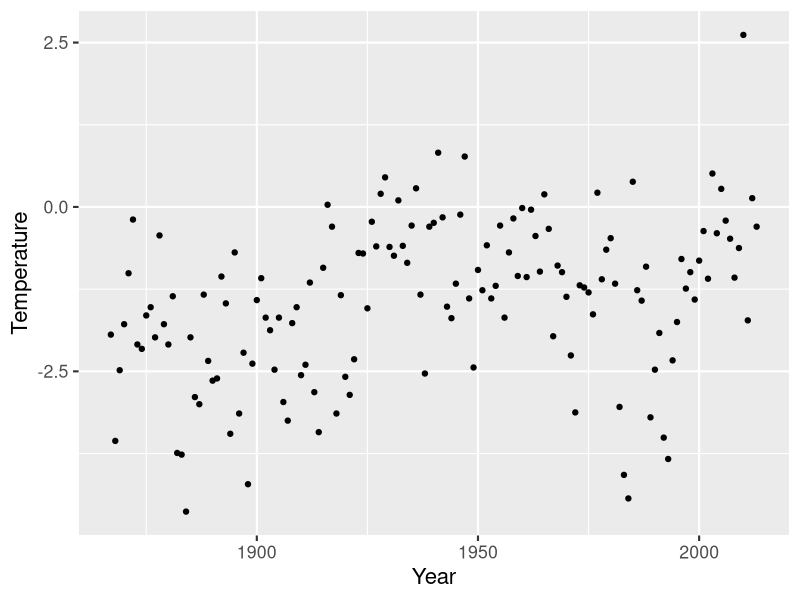
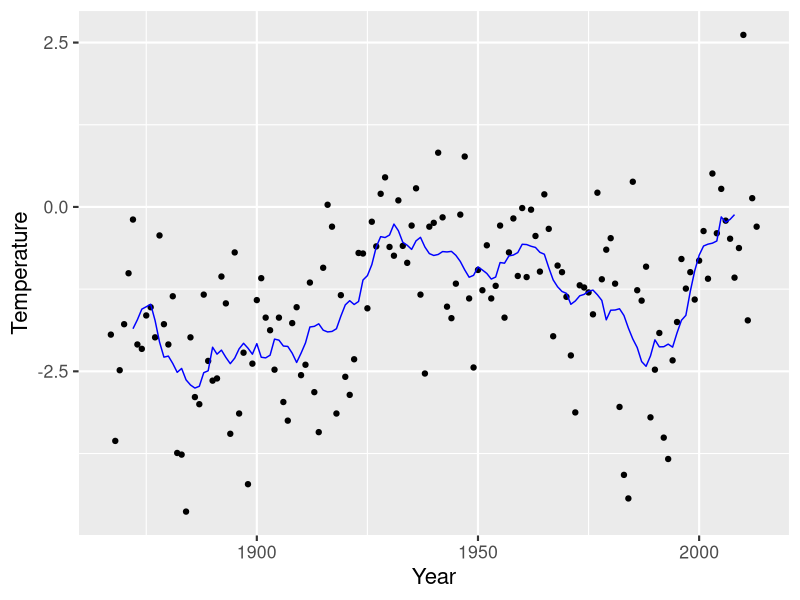
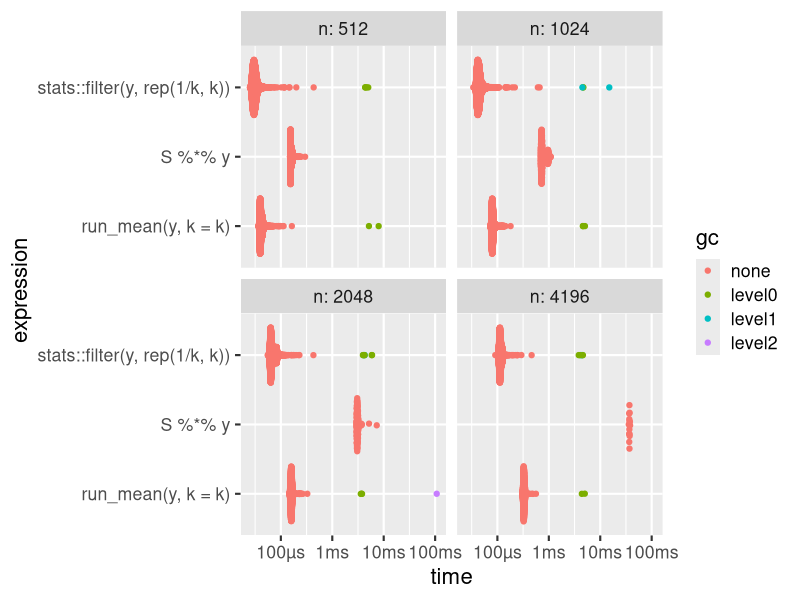
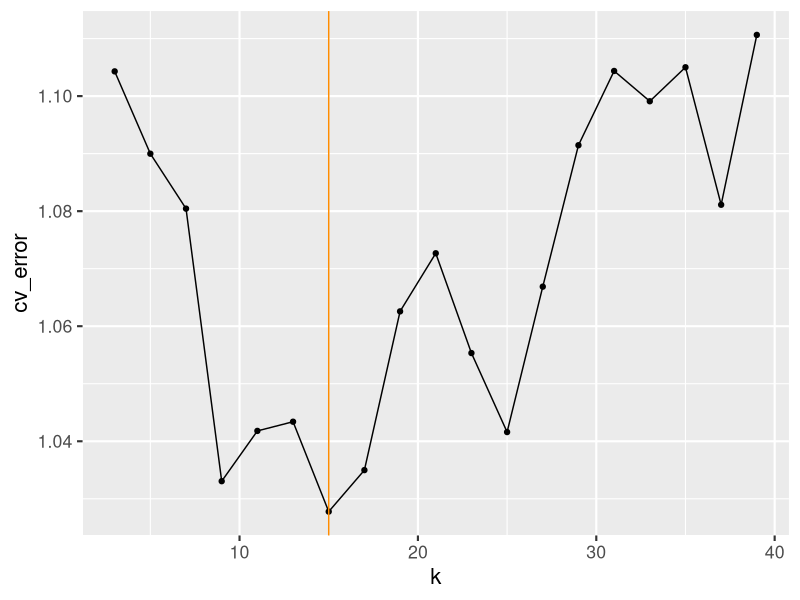
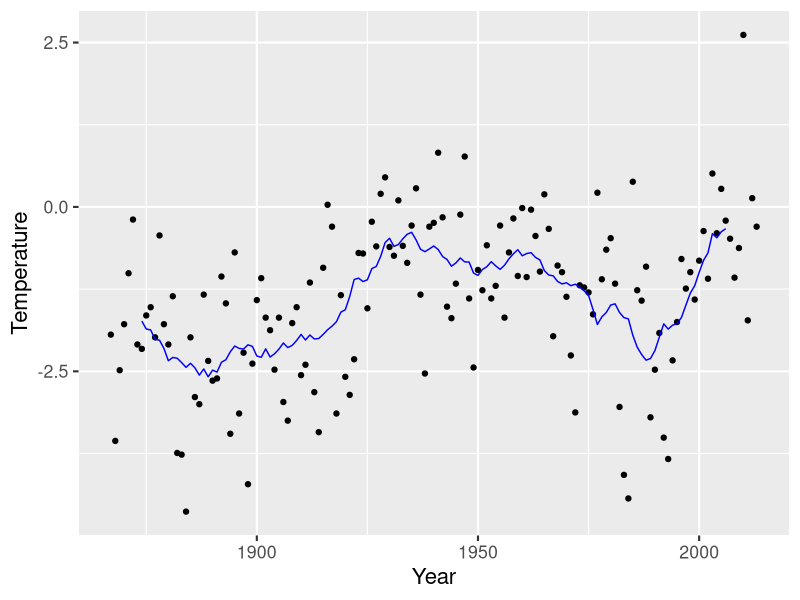
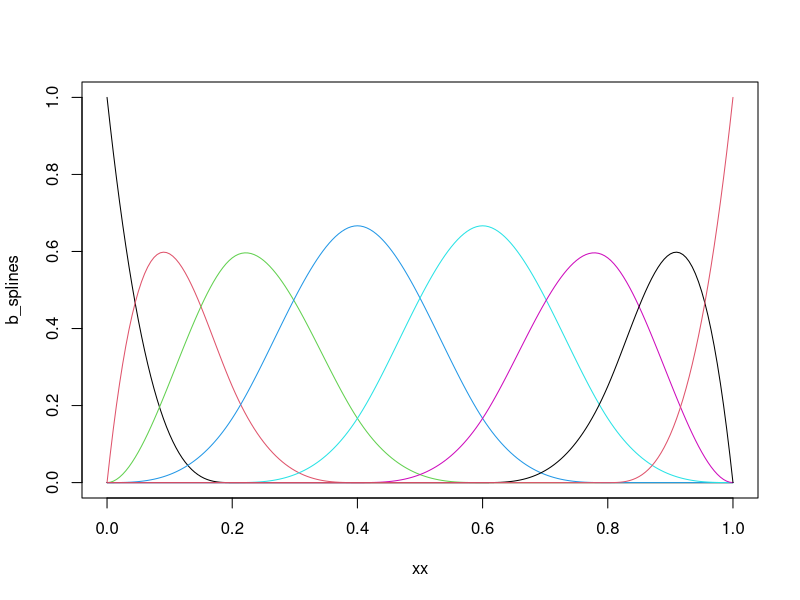
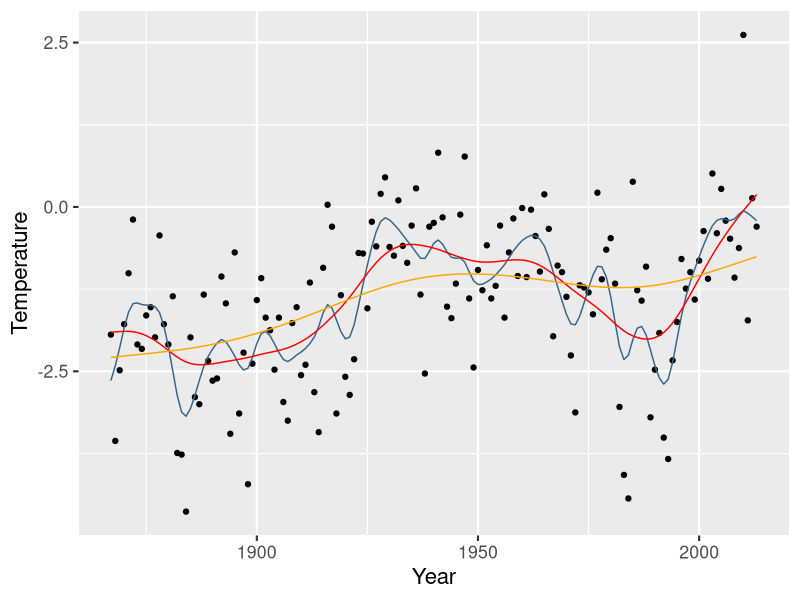
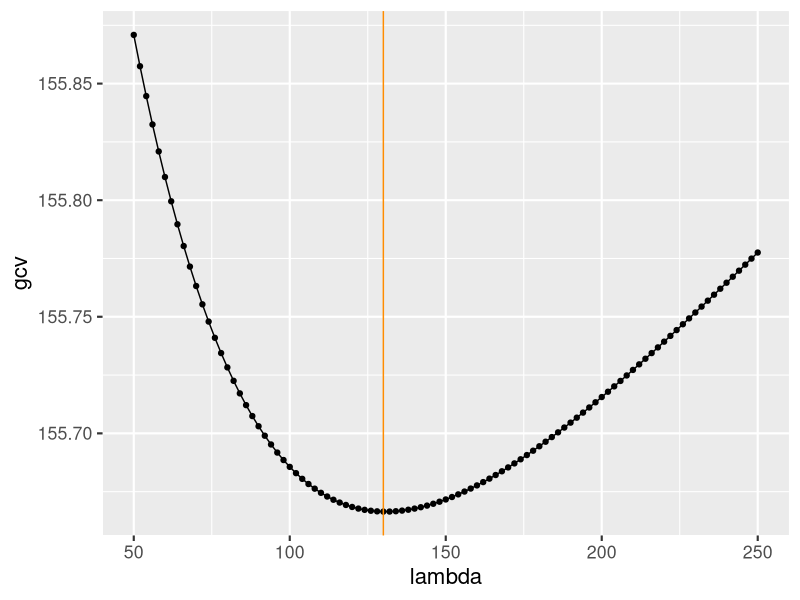

R code for these plots, in order:
## ---- chunk 1
knitr::knit_hooks$set(crop = knitr::hook_pdfcrop)

knitr::opts_chunk$set(
  fig.width = 7,
  fig.height = 4,
  fig.retina = 3,
  fig.align = "center",
  cache = FALSE,
  autodep = TRUE,
  dev.args = list(pointsize = 16),
  crop = TRUE
)

library(tidyverse)
theme_set(theme_grey(base_size = 16))
## ---- chunk 2
nuuk <- read_table(
  "data/nuuk.dat.txt",
  col_names = c("Year", 1:12),
  na = "-999",
  skip = 1
) |>
  gather(key = "Month", value = "Temperature", -Year, convert = TRUE) |>
  mutate(Temperature = Temperature / 10) |>
  filter(Year > 1866)

nuuk_year <- group_by(nuuk, Year) %>%
  summarise(
    Temperature = mean(Temperature),
    Median = median(Temperature),
    High = max(Temperature),
    Low = min(Temperature)
  )
n <- nrow(nuuk_year)
## ---- chunk 3
library(tidyverse)

p <- ggplot(nuuk_year, aes(Year, Temperature)) +
  geom_point()
p
## ---- chunk 4
run_mean_naive <- function(y, k) {
  n <- length(y)
  m <- (k - 1) / 2
  y <- y / k
  s <- rep(NA, n)

  for (i in (m + 1):(n - m - 1)) {
    s[i] <- mean(y[(i - m):(i + m)])
  }

  s
}
## ---- chunk 5
run_mean <- function(y, k) {
  n <- length(y)
  m <- floor((k - 1) / 2)
  k <- 2 * m + 1 # Ensures k is odd and m = (k - 1) / 2
  y <- y / k
  s <- rep(NA, n)
  s[m + 1] <- sum(y[1:k])

  for (i in (m + 1):(n - m - 1)) {
    s[i + 1] <- s[i] - y[i - m] + y[i + 1 + m]
  }
  s
}
## ---- chunk 6
f_hat <- run_mean(nuuk_year$Temperature, 11)
p + geom_line(aes(y = f_hat), color = "blue")
## ---- chunk 7
f_hat_filter <- stats::filter(nuuk_year$Temperature, rep(1 / 11, 11))
range(f_hat_filter - f_hat, na.rm = TRUE)

library(testthat)

test_that("filter() and run_mean() work the same", {
  f_hat <- run_mean(nuuk_year$Temperature, 11)
  f_hat_filter <- stats::filter(nuuk_year$Temperature, rep(1 / 11, 11))
  expect_equivalent(f_hat, as.numeric(f_hat_filter))
})
## ---- chunk 8
op <- options(digits = 2)
f_hat_filter[c(1:10, 137:147)]
options(digits = op$digits)
## ---- chunk 9
nn_bench <- bench::press(
  n = c(512, 1024, 2048, 4196),
  {
    k <- 11
    y <- rnorm(n)
    w <- c(rep(1 / k, k), rep(0, n - 10))
    S <- matrix(w, n - 10, n, byrow = TRUE)
    bench::mark(
      S %*% y,
      run_mean(y, k = k),
      stats::filter(y, rep(1 / k, k)),
      check = FALSE
    )
  }
)

plot(nn_bench)
## ---- chunk 10
loocv <- function(k, y) {
  f_hat <- run_mean(y, k)
  mean(((y - f_hat) / (1 - 1 / k))^2, na.rm = TRUE)
}
## ---- chunk 11
k <- seq(3, 40, 2)
cv_error <- sapply(k, function(kk) loocv(kk, nuuk_year$Temperature))
## ---- chunk 12
k_opt <- k[which.min(cv_error)]
ggplot(tibble(k, cv_error), aes(k, cv_error)) +
  geom_line() +
  geom_point() +
  geom_vline(xintercept = k_opt, color = "dark orange")
## ---- chunk 13
p + geom_line(aes(y = run_mean(nuuk_year$Temperature, k_opt)), color = "blue")
## ---- chunk 14
library(Matrix)
library(splines)
# Note the specification of repeated boundary knots
knots <- c(0, 0, 0, seq(0, 1, 0.2), 1, 1, 1)
xx <- seq(0, 1, 0.005)
b_splines <- splineDesign(knots, xx)
matplot(xx, b_splines, type = "l", lty = 1)
## ---- chunk 15
pen_mat <- function(inner_knots) {
  knots <- sort(c(rep(range(inner_knots), 3), inner_knots))
  d <- diff(inner_knots) # the vector of knot differences; b - a
  g_ab <- splineDesign(knots, inner_knots, derivs = 2)
  knots_mid <- inner_knots[-length(inner_knots)] + d / 2
  g_ab_mid <- splineDesign(knots, knots_mid, derivs = 2)
  g_a <- g_ab[-nrow(g_ab), ]
  g_b <- g_ab[-1, ]
  (crossprod(d * g_a, g_a) +
    4 * crossprod(d * g_ab_mid, g_ab_mid) +
    crossprod(d * g_b, g_b)) / 6
}
## ---- chunk 16

## ---- chunk 17
inner_knots <- nuuk_year$Year

# Note that order does not matter
knots <- c(rep(range(inner_knots), 3), inner_knots)

phi <- splineDesign(knots, inner_knots) #<<
## ---- chunk 18
omega <- pen_mat(inner_knots)
smoother <- function(lambda) {
  phi %*% solve(
    crossprod(phi) + lambda * omega, # Phi^T Phi + lambda Omega
    crossprod(phi, nuuk_year$Temperature) # Phi^T y
  )
}
## ---- chunk 19
p + geom_line(aes(y = smoother(10)), color = "steelblue4") + # Undersmooth
  geom_line(aes(y = smoother(1000)), color = "red") + # Smooth
  geom_line(aes(y = smoother(100000)), color = "orange") # Oversmooth
## ---- chunk 20
gcv <- function(lambda, y) {
  S <- phi %*% solve(crossprod(phi) + lambda * omega, t(phi))
  df <- sum(diag(S)) # The trace of the smoother matrix
  sum(((y - S %*% y) / (1 - df / length(y)))^2, na.rm = TRUE)
}
## ---- chunk 21
lambda <- seq(50, 250, 2)
gcv <- sapply(lambda, gcv, y = nuuk_year$Temperature)
lambda_opt <- lambda[which.min(gcv)]
## ---- chunk 22
tibble(lambda, gcv) |>
  ggplot(aes(lambda, gcv)) +
  geom_line() +
  geom_point() +
  geom_vline(xintercept = lambda_opt, color = "dark orange")
## ---- chunk 23
smooth_opt <- smoother(lambda_opt)
p + geom_line(aes(y = smooth_opt), color = "blue")
## ---- chunk 24
smooth <- smooth.spline(nuuk_year$Year, nuuk_year$Temperature, all.knots = TRUE)
p + geom_line(aes(y = smooth$y), color = "blue")
## ---- chunk 25
inner_knots <- seq(1867, 2013, length.out = 18)
phi <- splineDesign(c(rep(range(inner_knots), 3), inner_knots), nuuk_year$Year)
omega <- pen_mat(inner_knots)
phi_svd <- svd(phi)
omega_tilde <- t(t(
  crossprod(phi_svd$v, omega %*% phi_svd$v)
) / phi_svd$d) / phi_svd$d

# It is safer to use the numerical singular value decomposition ('svd')
# for diagonalizing a positive semidefinite matrix than to use a
# more general numerical diagonalization implementation such as 'eigen'.
omega_tilde_svd <- svd(omega_tilde)
u_tilde <- phi_svd$u %*% omega_tilde_svd$u

colnames(u_tilde) <- paste(rep("u", 20), 1:20, sep = "")
bind_cols(select(nuuk_year, Year), as_tibble(u_tilde)) %>%
  gather(key = "term", value = "value", -Year, factor_key = TRUE) %>%
  ggplot(aes(Year, value, color = term)) +
  geom_line() +
  facet_wrap(~term) +
  theme(legend.position = "none") +
  ylab("")
## ---- chunk 26
library(patchwork)

d <- omega_tilde_svd$d

eigen_data <- tibble(i = 1:20, Eigenvalues = d)

p1 <- ggplot(eigen_data, aes(i, Eigenvalues)) +
  geom_point() +
  labs(y = expression(gamma[i]))

p2 <- p1 + scale_y_log10()

p1 / p2
## ---- chunk 27
p + geom_smooth()
## ---- chunk 28
p + geom_smooth(method = "loess", span = 0.5)
## ---- chunk 29
p + geom_smooth(method = "lm")
## ---- chunk 30
p + geom_smooth(method = "lm", formula = y ~ poly(x, 5))
## ---- chunk 31
p + geom_smooth(method = "lm", formula = y ~ poly(x, 20))
## ---- chunk 32
p + geom_smooth(method = "gam", formula = y ~ s(x))
## ---- chunk 33
p + geom_smooth(method = "gam", formula = y ~ s(x, k = 100))
## ---- chunk 34
run_mean
## ---- chunk 35
running_mean <- function(..., data, k = 5) {
  ord <- order(data$x)
  s <- run_mean(data$y[ord], k = k)
  structure(
    list(x = data$x[ord], y = s),
    class = "running_mean"
  )
}
## ---- chunk 36
predict.running_mean <- function(object, newdata, ...) {
  approx(object$x, object$y, newdata$x)$y
} # Linear interpolation
## ---- chunk 37
p + geom_smooth(method = "running_mean", se = FALSE, n = 200)
## ---- chunk 38
p + geom_smooth(
  method = "running_mean",
  se = FALSE,
  n = 200,
  method.args = list(k = 13)
)
## ---- chunk 39
running_mean <- function(..., data, k = 5, boundary = NULL) {
  ord <- order(data$x)
  y <- data$y[ord]
  n <- length(y)
  m <- floor((k - 1) / 2)
  if (m > 0 && !is.null(boundary)) {
    if (boundary == "pad") {
      y <- c(rep(y[1], m), y, rep(y[n], m)) #<<
    }
    if (boundary == "rev") {
      y <- c(y[m:1], y, y[n:(n - m + 1)]) #<<
    }
  }
  s <- run_mean(y, k = k)
  if (!is.null(boundary)) {
    s <- na.omit(s)
  }
  structure(list(x = data$x[ord], y = s), class = "running_mean")
}
## ---- chunk 40
smooth1 <- geom_smooth(
  method = "running_mean", se = FALSE, n = 200,
  method.args = list(k = 13)
)
p + smooth1
## ---- chunk 41
smooth2 <- geom_smooth(
  method = "running_mean", se = FALSE, n = 200,
  method.args = list(k = 13, boundary = "pad"),
  color = "red"
)
p + smooth2 + smooth1
## ---- chunk 42
smooth3 <- geom_smooth(
  method = "running_mean", se = FALSE, n = 200,
  method.args = list(k = 13, boundary = "rev"),
  color = "purple"
)
p + smooth3 + smooth2 + smooth1
